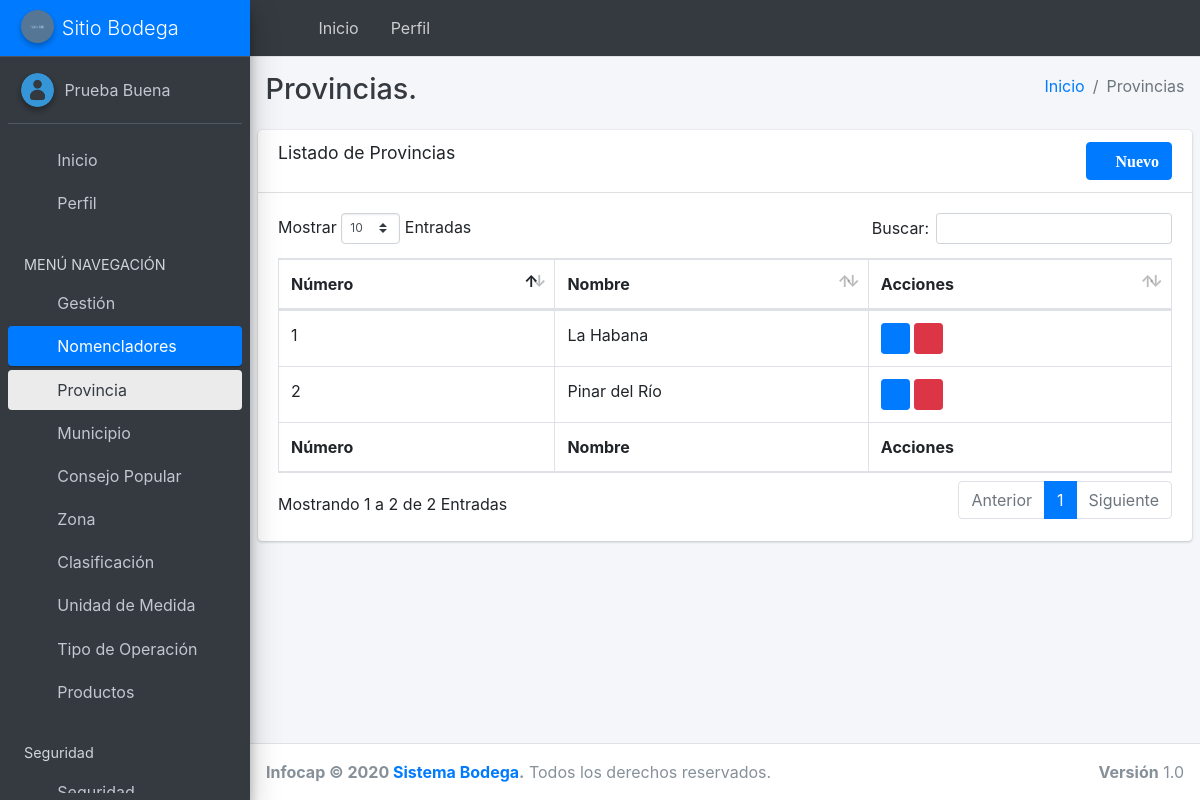
/nomenclador/provincia/list (signed in), run on an earlier commit of the app's database.
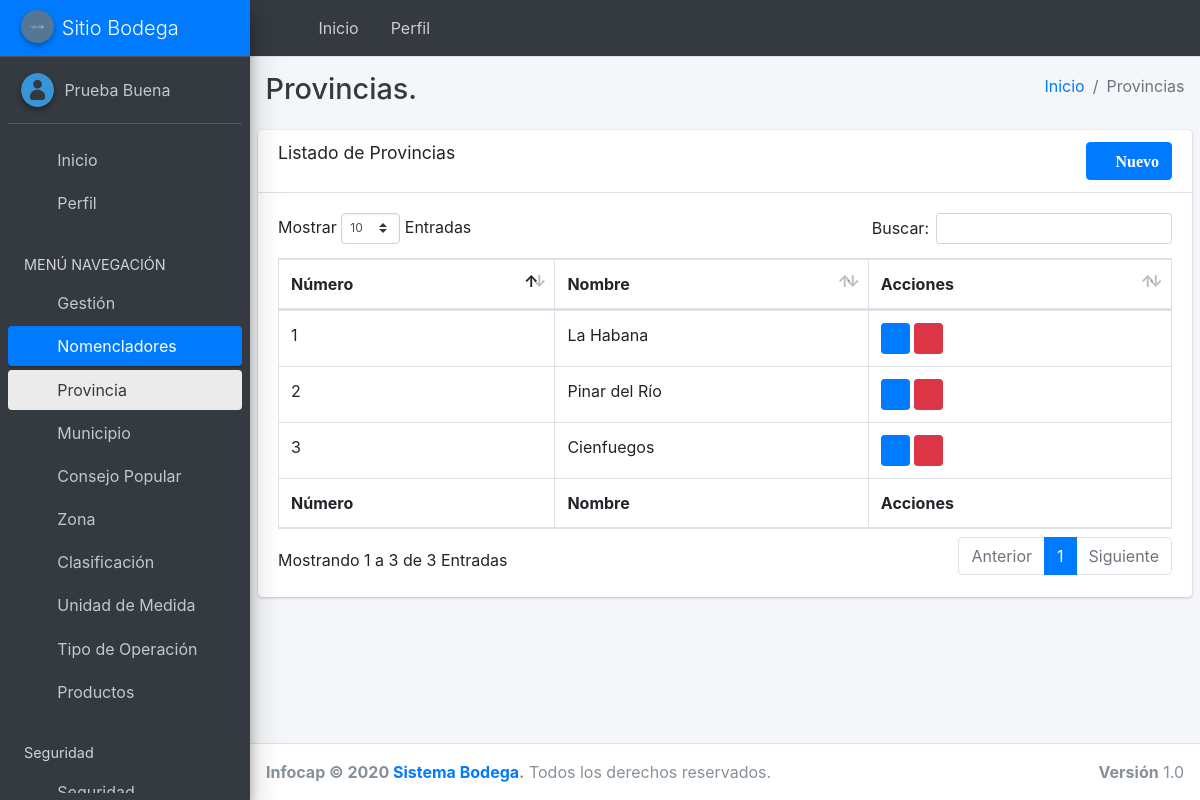
And on a later commit of the database.
### BodegaApp/models.py (models this page shows, shortened)
class Provincia(models.Model):
    created_at = models.DateTimeField(auto_now_add=True)
    updated_at = models.DateTimeField(auto_now=True)
    uui = models.UUIDField(default=uuid.uuid4, editable=False)
    nombre = models.CharField(max_length=255, verbose_name="Nombre", unique=True)
    class Meta:
        verbose_name_plural = "Provincias"

### BodegaApp/views.py (the view)
# urls.py: path('nomenclador/provincia/list', login_required(views.backend_provincia_listar),
@permission_required('BodegaApp.add_provincia')
def backend_provincia_listar(request):
    provincia = models.Provincia.objects.all()
    return render(request, 'backend/provincia.html', {'provincia': provincia})

### templates/backend/provincia.html
{% extends 'index.html' %}
{% block menu_nomenclator %}
    menu-open
{% endblock %}
{% block menu_nomenclator_active %}
    active
{% endblock %}
{% block menu_provincia %}
    active
{% endblock %}
{% block wrapper %}
    <div class="content-header">
        <div class="container-fluid">
            <div class="row mb-2">
                <div class="col-sm-6">
                    <h1 class="m-0 text-dark">Provincias.</h1>
                </div>
                <div class="col-sm-6">
                    <ol class="breadcrumb float-sm-right">
                        <li class="breadcrumb-item"><a href="{% url 'inicio' %}">Inicio</a></li>
                        {% block group_wrapper %}
                            <li class="breadcrumb-item active">Provincias</li>
                        {% endblock %}
                    </ol>
                </div>
            </div>
        </div>
    </div>
{% endblock %}
{% block content %}
    <section class="content">
        <div class="row">
            <div class="col-12">
                <div class="card">
                    <div class="card-header">
                        <h3 class="card-title">Listado de Provincias</h3>
                        <a href="{% url 'provincia_create' %}" class="btn btn-primary fa-pull-right">
                            <span class="fa fa-plus"> Nuevo</span>
                        </a>
                    </div>
                    <div class="card-body">
                        <table id="example1" class="table table-bordered table-hover">
                            <thead>
                            <tr>
                                <th>
                                    Número
                                </th>
                                <th>
                                    Nombre
                                </th>
                                <th>
                                    Acciones
                                </th>
                            </tr>
                            </thead>
                            <tbody>
                            {% for u in provincia %}
                                    <tr>
                                        <td>
                                            {{ forloop.counter }}
                                        </td>
                                        <td>
                                            {{ u.nombre }}
                                        </td>
                                        <td>
                                <span class="input-group-sm">
                                <a href="{% url 'provincia_update' u.pk %}"
                                   class="btn btn-sm btn-primary">
                                    <i class="fa fa-edit"></i>
                                </a>
                                <a href="{% url 'provincia_delete' u.pk %}"
                                   class="btn btn-sm btn-danger">
                                    <i class="fa fa-trash"></i>
                                </a>
                                </span>
                                        </td>
                                    </tr>
                            {% endfor %}
                            </tbody>
                            <tfoot>
                            <tr>
                              <th>
                                    Número
                                </th>
                                <th>
                                    Nombre
                                </th>
                                <th>
                                    Acciones
                                </th>
                            </tr>
                            </tfoot>
                        </table>
                    </div>
                </div>
            </div>
        </div>
    </section>
{% endblock %}

What changed in the data, as far as the page shows it:
added Provincia: nombre "Cienfuegos"
Also different on the page:
text written by a page script: "Mostrar Entradas Buscar: Mostrando 1 a 2 de 2 Entradas Anterior 1 Siguiente" → "Mostrar Entradas Buscar: Mostrando 1 a 3 de 3 Entradas Anterior 1 Siguiente"
